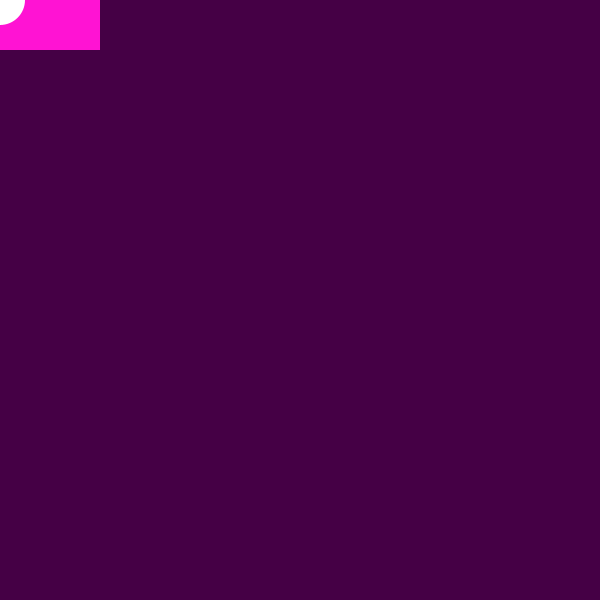
Frame 1 (no input)
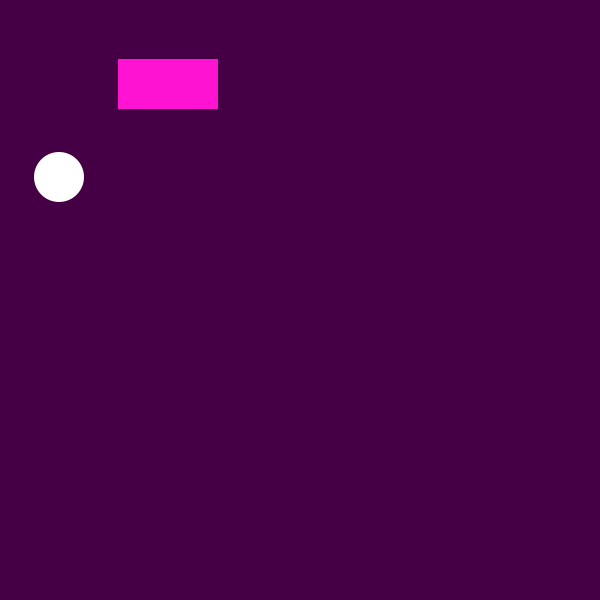
Frame 60 (the mouse pressed at the canvas centre just before this capture)
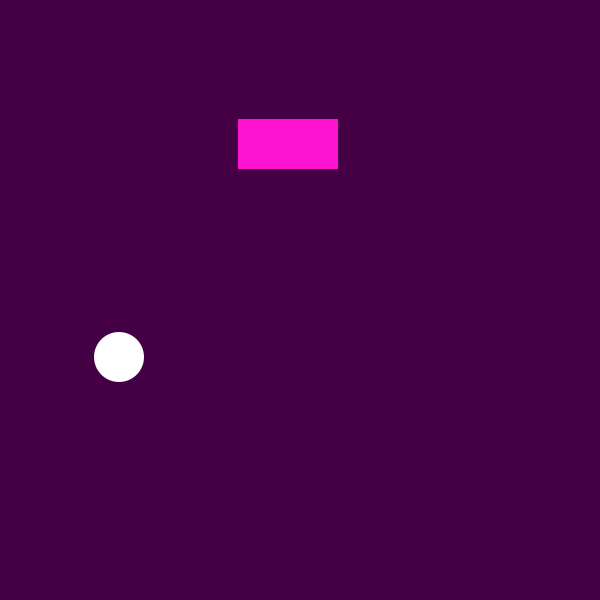
Frame 120 (the mouse held since frame 60 and released just before this capture)

The Processing sketch that drew these frames (run headless with seeded random() and noise(); from frame 60 on, the mouse is pressed at the canvas centre):

// Processing sketch: weng_bounce_2014_09_19
// ── weng_bounce_2014_09_19.pde
int x;
int y;
int vcx;
int vcy;
int vrx;
int vry;
int cx;
int cy;
int r;
int rx;
int ry;
int rw;
int rh;

void setup() {
  size(600,600);
  x=0;
  y=0;
  vcx=1;
  vcy=3;
  vrx=2;
  vry=1;
  cx=0;
  cy=0;
  r=50;
  rx=0;
  ry=0;
  rw=100;
  rh=50;
}

void draw() {
  background(69,map(x,0,width,0,69),69);
  frameRate(200);
  noStroke();
  fill(map(width-x,0,width,0,255),19,211);
  rect(rx,ry,rw,rh);
  if(cx>=width) {
    vcx=-vcx;
  }
  if(cx<=0) {
    vcx=1;
  }
   if(rx>=width) {
    vrx=-vrx;
  }
  if(rx<=0) {
    vrx=2;
  }
  fill(255,255,255);
  ellipse(cx,cy,r,r);
  if(cy>=height) {
    vcy=-vcy;
  }
  if(cy<=0) {
    vcy=3;
  }
   if(ry>=height) {
    vry=-vry;
  }
  if(ry<=0) {
    vry=1;
  }
  if(cy+r>=ry && cx>rx && cx<rx+rw) {
    vcy=-vcy;
  }
  if(cy-r<=ry+rh && cx>rx && cx<rx+rw) {
    vcy=-vcy;
  }
  if(cx+r>=rx && cy>ry+rh && cy<ry) {
    vcx=-vcx;
  }
  if(cx-r<=rx+rw && cy>ry+rh && cy<ry) {
    vcx=-vcx;
  }
    
  cx=cx+vcx;
  cy=cy+vcy;
  rx=rx+vrx;
  ry=ry+vry;
}
